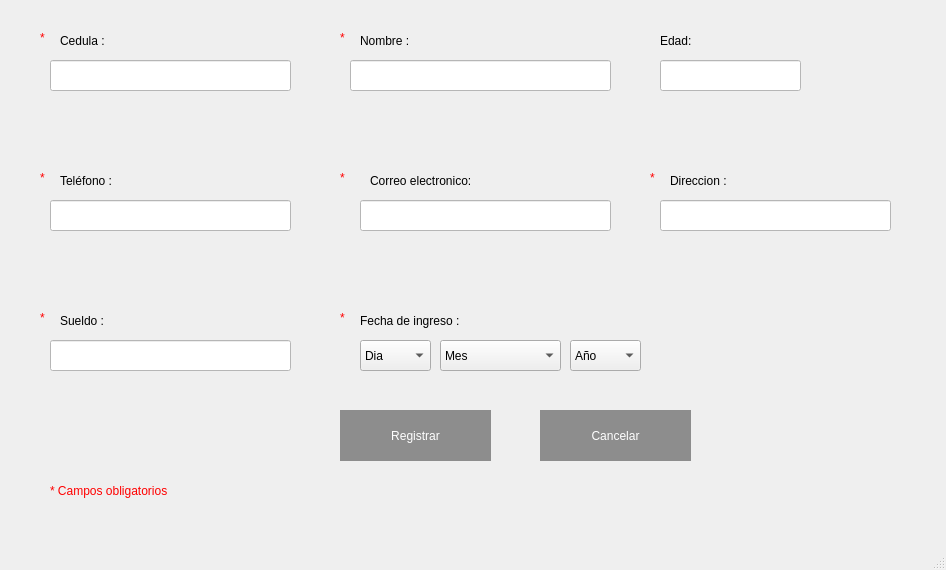
<?xml version="1.0" encoding="UTF-8"?>
<ui version="4.0">
 <class>MainWindow</class>
 <widget class="QMainWindow" name="MainWindow">
  <property name="geometry">
   <rect>
    <x>0</x>
    <y>0</y>
    <width>946</width>
    <height>570</height>
   </rect>
  </property>
  <property name="windowTitle">
   <string>MainWindow</string>
  </property>
  <widget class="QWidget" name="centralwidget">
   <widget class="QComboBox" name="comboBox_anio">
    <property name="geometry">
     <rect>
      <x>570</x>
      <y>340</y>
      <width>71</width>
      <height>31</height>
     </rect>
    </property>
    <property name="styleSheet">
     <string notr="true">font: 12pt &quot;MS Shell Dlg 2&quot;;</string>
    </property>
    <item>
     <property name="text">
      <string>Año</string>
     </property>
    </item>
   </widget>
   <widget class="QLabel" name="label_3">
    <property name="geometry">
     <rect>
      <x>370</x>
      <y>160</y>
      <width>201</width>
      <height>41</height>
     </rect>
    </property>
    <property name="styleSheet">
     <string notr="true">font: 15pt &quot;MS Reference Sans Serif&quot;;</string>
    </property>
    <property name="text">
     <string>Correo electronico:</string>
    </property>
   </widget>
   <widget class="QLabel" name="label_9">
    <property name="geometry">
     <rect>
      <x>340</x>
      <y>30</y>
      <width>16</width>
      <height>16</height>
     </rect>
    </property>
    <property name="styleSheet">
     <string notr="true">color: rgb(255, 0, 0);
font: 12pt &quot;MS Shell Dlg 2&quot;;</string>
    </property>
    <property name="text">
     <string>*</string>
    </property>
   </widget>
   <widget class="QLabel" name="label_7">
    <property name="geometry">
     <rect>
      <x>40</x>
      <y>30</y>
      <width>16</width>
      <height>16</height>
     </rect>
    </property>
    <property name="styleSheet">
     <string notr="true">color: rgb(255, 0, 0);
font: 12pt &quot;MS Shell Dlg 2&quot;;</string>
    </property>
    <property name="text">
     <string>*</string>
    </property>
   </widget>
   <widget class="QPushButton" name="btn_registrar">
    <property name="geometry">
     <rect>
      <x>340</x>
      <y>410</y>
      <width>151</width>
      <height>51</height>
     </rect>
    </property>
    <property name="styleSheet">
     <string notr="true">QPushButton{
font: 90 20pt &quot;MS Shell Dlg 2&quot;;
  color:rgb(255, 255, 255);
  
	background-color: rgb(104, 127, 143);
border-radius:30px;
}
QPushButton:hover{
background-color: rgb(255, 0,0 );
	color:rgb(255, 255, 255);
}

QPushButton{

  color:rgb(255, 255, 255);
  
	
	background-color: rgb(141, 141, 141);
}
</string>
    </property>
    <property name="text">
     <string>Registrar</string>
    </property>
   </widget>
   <widget class="QLabel" name="label_2">
    <property name="geometry">
     <rect>
      <x>360</x>
      <y>20</y>
      <width>111</width>
      <height>41</height>
     </rect>
    </property>
    <property name="styleSheet">
     <string notr="true">font: 15pt &quot;MS Reference Sans Serif&quot;;</string>
    </property>
    <property name="text">
     <string>Nombre :</string>
    </property>
   </widget>
   <widget class="QLineEdit" name="lineEdit_telefono">
    <property name="geometry">
     <rect>
      <x>50</x>
      <y>200</y>
      <width>241</width>
      <height>31</height>
     </rect>
    </property>
    <property name="styleSheet">
     <string notr="true">background-color: rgb(255, 255, 255);
font: 12pt &quot;MS Shell Dlg 2&quot;;</string>
    </property>
    <property name="text">
     <string/>
    </property>
   </widget>
   <widget class="QLabel" name="label_6">
    <property name="geometry">
     <rect>
      <x>60</x>
      <y>160</y>
      <width>111</width>
      <height>41</height>
     </rect>
    </property>
    <property name="styleSheet">
     <string notr="true">font: 15pt &quot;MS Reference Sans Serif&quot;;</string>
    </property>
    <property name="text">
     <string>Teléfono :</string>
    </property>
   </widget>
   <widget class="QComboBox" name="comboBox_mes">
    <property name="geometry">
     <rect>
      <x>440</x>
      <y>340</y>
      <width>121</width>
      <height>31</height>
     </rect>
    </property>
    <property name="styleSheet">
     <string notr="true">font: 12pt &quot;MS Shell Dlg 2&quot;;</string>
    </property>
    <item>
     <property name="text">
      <string>Mes</string>
     </property>
    </item>
    <item>
     <property name="text">
      <string>Enero</string>
     </property>
    </item>
    <item>
     <property name="text">
      <string>Febrero</string>
     </property>
    </item>
    <item>
     <property name="text">
      <string>Marzo</string>
     </property>
    </item>
    <item>
     <property name="text">
      <string>Abril</string>
     </property>
    </item>
    <item>
     <property name="text">
      <string>Mayo</string>
     </property>
    </item>
    <item>
     <property name="text">
      <string>Junio</string>
     </property>
    </item>
    <item>
     <property name="text">
      <string>Julio</string>
     </property>
    </item>
    <item>
     <property name="text">
      <string>Agosto</string>
     </property>
    </item>
    <item>
     <property name="text">
      <string>Septiembre</string>
     </property>
    </item>
    <item>
     <property name="text">
      <string>Octubre</string>
     </property>
    </item>
    <item>
     <property name="text">
      <string>Noviembre</string>
     </property>
    </item>
    <item>
     <property name="text">
      <string>Diciembre</string>
     </property>
    </item>
   </widget>
   <widget class="QLabel" name="label_10">
    <property name="geometry">
     <rect>
      <x>40</x>
      <y>170</y>
      <width>16</width>
      <height>16</height>
     </rect>
    </property>
    <property name="styleSheet">
     <string notr="true">color: rgb(255, 0, 0);
font: 12pt &quot;MS Shell Dlg 2&quot;;</string>
    </property>
    <property name="text">
     <string>*</string>
    </property>
   </widget>
   <widget class="QLineEdit" name="lineEdit_sueldo">
    <property name="geometry">
     <rect>
      <x>50</x>
      <y>340</y>
      <width>241</width>
      <height>31</height>
     </rect>
    </property>
    <property name="styleSheet">
     <string notr="true">background-color: rgb(255, 255, 255);
font: 12pt &quot;MS Shell Dlg 2&quot;;</string>
    </property>
    <property name="text">
     <string/>
    </property>
   </widget>
   <widget class="QLineEdit" name="lineEdit_nombre">
    <property name="geometry">
     <rect>
      <x>350</x>
      <y>60</y>
      <width>261</width>
      <height>31</height>
     </rect>
    </property>
    <property name="styleSheet">
     <string notr="true">background-color: rgb(255, 255, 255);
font: 12pt &quot;MS Shell Dlg 2&quot;;</string>
    </property>
    <property name="text">
     <string/>
    </property>
   </widget>
   <widget class="QLabel" name="label_11">
    <property name="geometry">
     <rect>
      <x>340</x>
      <y>310</y>
      <width>16</width>
      <height>16</height>
     </rect>
    </property>
    <property name="styleSheet">
     <string notr="true">color: rgb(255, 0, 0);
font: 12pt &quot;MS Shell Dlg 2&quot;;</string>
    </property>
    <property name="text">
     <string>*</string>
    </property>
   </widget>
   <widget class="QLabel" name="label_8">
    <property name="geometry">
     <rect>
      <x>50</x>
      <y>470</y>
      <width>331</width>
      <height>41</height>
     </rect>
    </property>
    <property name="styleSheet">
     <string notr="true">color: rgb(255, 0, 0);
font: 12pt &quot;MS Shell Dlg 2&quot;;</string>
    </property>
    <property name="text">
     <string>* Campos obligatorios</string>
    </property>
   </widget>
   <widget class="QLineEdit" name="lineEdit_correo">
    <property name="geometry">
     <rect>
      <x>360</x>
      <y>200</y>
      <width>251</width>
      <height>31</height>
     </rect>
    </property>
    <property name="styleSheet">
     <string notr="true">background-color: rgb(255, 255, 255);
font: 12pt &quot;MS Shell Dlg 2&quot;;</string>
    </property>
    <property name="text">
     <string/>
    </property>
   </widget>
   <widget class="QLabel" name="label_4">
    <property name="geometry">
     <rect>
      <x>670</x>
      <y>160</y>
      <width>111</width>
      <height>41</height>
     </rect>
    </property>
    <property name="styleSheet">
     <string notr="true">font: 15pt &quot;MS Reference Sans Serif&quot;;</string>
    </property>
    <property name="text">
     <string>Direccion :</string>
    </property>
   </widget>
   <widget class="QLineEdit" name="lineEdit_cedula">
    <property name="geometry">
     <rect>
      <x>50</x>
      <y>60</y>
      <width>241</width>
      <height>31</height>
     </rect>
    </property>
    <property name="styleSheet">
     <string notr="true">background-color: rgb(255, 255, 255);
font: 12pt &quot;MS Shell Dlg 2&quot;;</string>
    </property>
    <property name="text">
     <string/>
    </property>
   </widget>
   <widget class="QPushButton" name="btn_cancelar">
    <property name="geometry">
     <rect>
      <x>540</x>
      <y>410</y>
      <width>151</width>
      <height>51</height>
     </rect>
    </property>
    <property name="styleSheet">
     <string notr="true">QPushButton{
font: 90 20pt &quot;MS Shell Dlg 2&quot;;
  color:rgb(255, 255, 255);
  
	background-color: rgb(104, 127, 143);
border-radius:30px;
}
QPushButton:hover{
background-color: rgb(255, 0,0 );
	color:rgb(255, 255, 255);
}

QPushButton{

  color:rgb(255, 255, 255);
  
	
	background-color: rgb(141, 141, 141);
}
</string>
    </property>
    <property name="text">
     <string>Cancelar</string>
    </property>
   </widget>
   <widget class="QComboBox" name="comboBox_dia">
    <property name="geometry">
     <rect>
      <x>360</x>
      <y>340</y>
      <width>71</width>
      <height>31</height>
     </rect>
    </property>
    <property name="styleSheet">
     <string notr="true">font: 12pt &quot;MS Shell Dlg 2&quot;;</string>
    </property>
    <item>
     <property name="text">
      <string>Dia</string>
     </property>
    </item>
    <item>
     <property name="text">
      <string>1</string>
     </property>
    </item>
    <item>
     <property name="text">
      <string>2</string>
     </property>
    </item>
    <item>
     <property name="text">
      <string>3</string>
     </property>
    </item>
    <item>
     <property name="text">
      <string>4</string>
     </property>
    </item>
    <item>
     <property name="text">
      <string>5</string>
     </property>
    </item>
    <item>
     <property name="text">
      <string>6</string>
     </property>
    </item>
    <item>
     <property name="text">
      <string>7</string>
     </property>
    </item>
    <item>
     <property name="text">
      <string>8</string>
     </property>
    </item>
    <item>
     <property name="text">
      <string>9</string>
     </property>
    </item>
    <item>
     <property name="text">
      <string>10</string>
     </property>
    </item>
    <item>
     <property name="text">
      <string>11</string>
     </property>
    </item>
    <item>
     <property name="text">
      <string>12</string>
     </property>
    </item>
    <item>
     <property name="text">
      <string>13</string>
     </property>
    </item>
    <item>
     <property name="text">
      <string>14</string>
     </property>
    </item>
    <item>
     <property name="text">
      <string>15</string>
     </property>
    </item>
    <item>
     <property name="text">
      <string>16</string>
     </property>
    </item>
    <item>
     <property name="text">
      <string>17</string>
     </property>
    </item>
    <item>
     <property name="text">
      <string>18</string>
     </property>
    </item>
    <item>
     <property name="text">
      <string>19</string>
     </property>
    </item>
    <item>
     <property name="text">
      <string>20</string>
     </property>
    </item>
    <item>
     <property name="text">
      <string>21</string>
     </property>
    </item>
    <item>
     <property name="text">
      <string>22</string>
     </property>
    </item>
    <item>
     <property name="text">
      <string>23</string>
     </property>
    </item>
    <item>
     <property name="text">
      <string>24</string>
     </property>
    </item>
    <item>
     <property name="text">
      <string>25</string>
     </property>
    </item>
    <item>
     <property name="text">
      <string>26</string>
     </property>
    </item>
    <item>
     <property name="text">
      <string>27</string>
     </property>
    </item>
    <item>
     <property name="text">
      <string>28</string>
     </property>
    </item>
    <item>
     <property name="text">
      <string>29</string>
     </property>
    </item>
    <item>
     <property name="text">
      <string>30</string>
     </property>
    </item>
   </widget>
   <widget class="QLabel" name="label">
    <property name="geometry">
     <rect>
      <x>60</x>
      <y>20</y>
      <width>111</width>
      <height>41</height>
     </rect>
    </property>
    <property name="styleSheet">
     <string notr="true">font: 15pt &quot;MS Reference Sans Serif&quot;;</string>
    </property>
    <property name="text">
     <string>Cedula :</string>
    </property>
   </widget>
   <widget class="QLabel" name="label_5">
    <property name="geometry">
     <rect>
      <x>360</x>
      <y>300</y>
      <width>221</width>
      <height>41</height>
     </rect>
    </property>
    <property name="styleSheet">
     <string notr="true">font: 15pt &quot;MS Reference Sans Serif&quot;;</string>
    </property>
    <property name="text">
     <string>Fecha de ingreso :</string>
    </property>
   </widget>
   <widget class="QLabel" name="label_12">
    <property name="geometry">
     <rect>
      <x>660</x>
      <y>20</y>
      <width>111</width>
      <height>41</height>
     </rect>
    </property>
    <property name="styleSheet">
     <string notr="true">font: 15pt &quot;MS Reference Sans Serif&quot;;</string>
    </property>
    <property name="text">
     <string>Edad:</string>
    </property>
   </widget>
   <widget class="QLineEdit" name="lineEdit_edad">
    <property name="geometry">
     <rect>
      <x>660</x>
      <y>60</y>
      <width>141</width>
      <height>31</height>
     </rect>
    </property>
    <property name="styleSheet">
     <string notr="true">background-color: rgb(255, 255, 255);
font: 12pt &quot;MS Shell Dlg 2&quot;;</string>
    </property>
    <property name="text">
     <string/>
    </property>
   </widget>
   <widget class="QLineEdit" name="lineEdit_direccion">
    <property name="geometry">
     <rect>
      <x>660</x>
      <y>200</y>
      <width>231</width>
      <height>31</height>
     </rect>
    </property>
    <property name="styleSheet">
     <string notr="true">background-color: rgb(255, 255, 255);
font: 12pt &quot;MS Shell Dlg 2&quot;;</string>
    </property>
    <property name="text">
     <string/>
    </property>
   </widget>
   <widget class="QLabel" name="label_13">
    <property name="geometry">
     <rect>
      <x>650</x>
      <y>170</y>
      <width>16</width>
      <height>16</height>
     </rect>
    </property>
    <property name="styleSheet">
     <string notr="true">color: rgb(255, 0, 0);
font: 12pt &quot;MS Shell Dlg 2&quot;;</string>
    </property>
    <property name="text">
     <string>*</string>
    </property>
   </widget>
   <widget class="QLabel" name="label_14">
    <property name="geometry">
     <rect>
      <x>60</x>
      <y>300</y>
      <width>111</width>
      <height>41</height>
     </rect>
    </property>
    <property name="styleSheet">
     <string notr="true">font: 15pt &quot;MS Reference Sans Serif&quot;;</string>
    </property>
    <property name="text">
     <string>Sueldo :</string>
    </property>
   </widget>
   <widget class="QLabel" name="label_15">
    <property name="geometry">
     <rect>
      <x>40</x>
      <y>310</y>
      <width>16</width>
      <height>16</height>
     </rect>
    </property>
    <property name="styleSheet">
     <string notr="true">color: rgb(255, 0, 0);
font: 12pt &quot;MS Shell Dlg 2&quot;;</string>
    </property>
    <property name="text">
     <string>*</string>
    </property>
   </widget>
   <widget class="QLabel" name="label_16">
    <property name="geometry">
     <rect>
      <x>340</x>
      <y>170</y>
      <width>16</width>
      <height>16</height>
     </rect>
    </property>
    <property name="styleSheet">
     <string notr="true">color: rgb(255, 0, 0);
font: 12pt &quot;MS Shell Dlg 2&quot;;</string>
    </property>
    <property name="text">
     <string>*</string>
    </property>
   </widget>
  </widget>
  <widget class="QMenuBar" name="menubar">
   <property name="geometry">
    <rect>
     <x>0</x>
     <y>0</y>
     <width>946</width>
     <height>21</height>
    </rect>
   </property>
  </widget>
  <widget class="QStatusBar" name="statusbar"/>
 </widget>
 <resources/>
 <connections/>
</ui>
